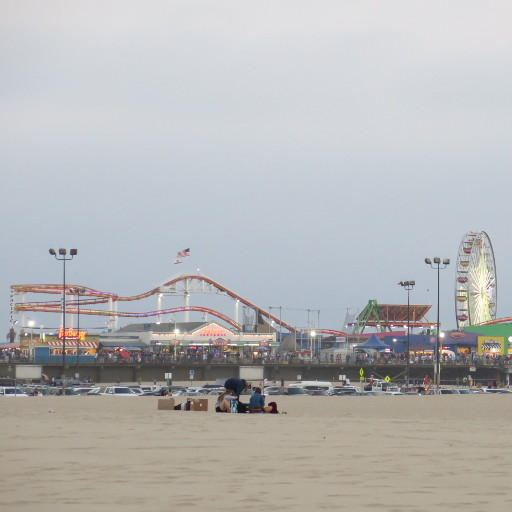
#> input picture Task2/beach.jpg, 512 x 512 px
$ jupyter execute --allow-errors 2024pcr0046_IP_Assignment_2.ipynb   (older library calls are emulated)
#> lines starting #> are read from the running program, lines starting #| are printed output that depends on the picture; after the words box and inside, x2 and y2 are one past the last pixel; in counts of white or black regions, pixels touching at a corner belong together
#**Question 1**

[cell 1]
import cv2
import numpy as np
import matplotlib.pyplot as plt

# Load the image (Make sure beach.jpg is uploaded to Colab)
from google.colab import files
uploaded = files.upload()  # Upload the image manually
#> the answer given: beach.jpg

# Read the image
image = cv2.imread('beach.jpg')
#> image is the input picture: shape (512, 512, 3); mean B, G, R 181.7, 181.3, 181.2
gray = cv2.cvtColor(image, cv2.COLOR_BGR2GRAY)

# Display the grayscale image
plt.figure(figsize=(6,6))
plt.imshow(gray, cmap='gray')
plt.title('Grayscale Image')
plt.axis('off')  # Hide axes
plt.show()

# Compute and display the histogram
plt.figure(figsize=(8,5))
plt.hist(gray.ravel(), bins=256, range=[0,256], color='black')
plt.title('Histogram of Grayscale Image')
plt.xlabel('Pixel Intensity')
plt.ylabel('Frequency')
plt.show()
#> figure, not shown here; tallest bar 8431 high, from x = 214 to 215

# Choose a threshold (e.g., Otsu’s method for automatic thresholding)
threshold_value, binary_image = cv2.threshold(gray, 127, 255, cv2.THRESH_BINARY)
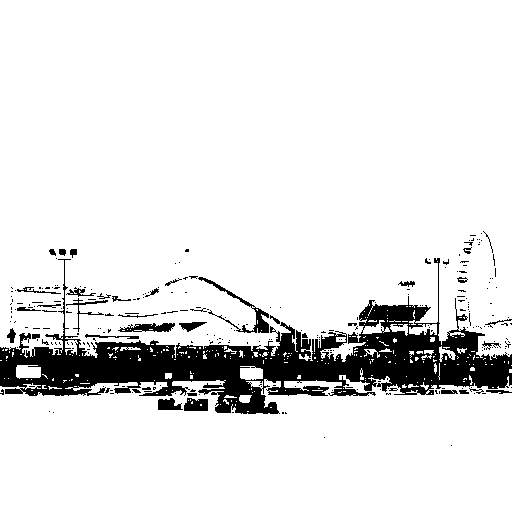
#> binary_image: shape (512, 512); 89.4% white; 272 black regions (233 under 20 px), largest, box (x1, y1, x2, y2) and area: (0, 258, 512, 414) 23966, (198, 277, 269, 333) 559, (118, 323, 175, 332) 332

# Display the binary image
plt.figure(figsize=(6,6))
plt.imshow(binary_image, cmap='gray')
plt.title(f'Binary Image (Threshold = {threshold_value})')
plt.axis('off')  # Hide axes
plt.show()

#**Question 2**

[cell 2]
import cv2
import numpy as np
import matplotlib.pyplot as plt
from google.colab import files

# Upload the image
uploaded = files.upload()
#> the answer given: haze.png

# Load the image and convert it to grayscale
image = cv2.imread('haze.png')
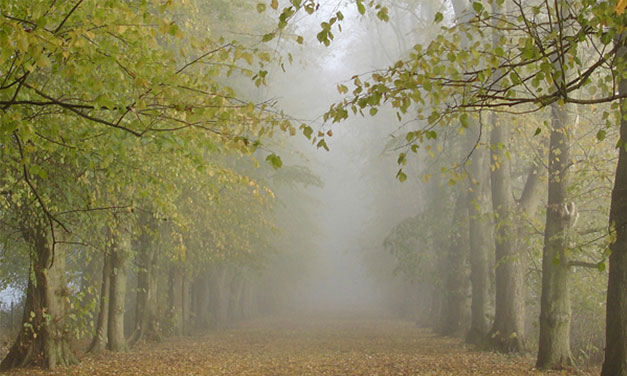
#> input picture Task2/haze.png, 627 x 376 px
#> image is the input picture: shape (376, 627, 3); mean B, G, R 96.6, 131.9, 137.9
gray = cv2.cvtColor(image, cv2.COLOR_BGR2GRAY)
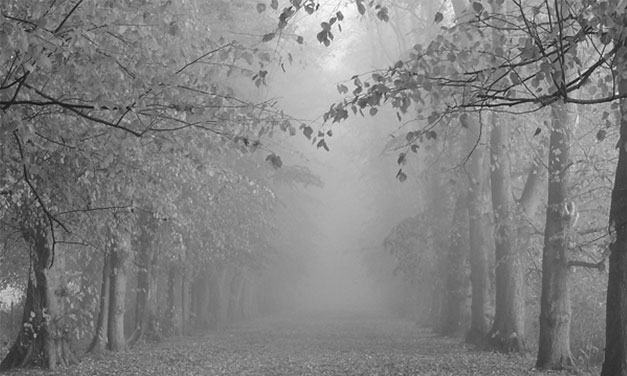
#> gray: shape (376, 627); min 12, max 254, mean 129.7

# Function to plot histogram
def plot_histogram(image, title):
#> called with title = 'Histogram of Original Image'
    plt.figure(figsize=(8,5))
    plt.hist(image.ravel(), bins=256, range=[0,256], color='black')
    plt.title(title)
    plt.xlabel('Pixel Intensity')
    plt.ylabel('Frequency')
    plt.show()
#> figure, not shown here; tallest bar 3785 high, from x = 128 to 129

# Display the grayscale image
plt.figure(figsize=(6,6))
plt.imshow(gray, cmap='gray')
plt.title('Original Grayscale Image')
plt.axis('off')
plt.show()

# Display histogram of the original image
plot_histogram(gray, 'Histogram of Original Image')

# Multiply the image by a positive real number (e.g., 1.5)
multiplied_image = np.clip(gray * 1.5, 0, 255).astype(np.uint8)
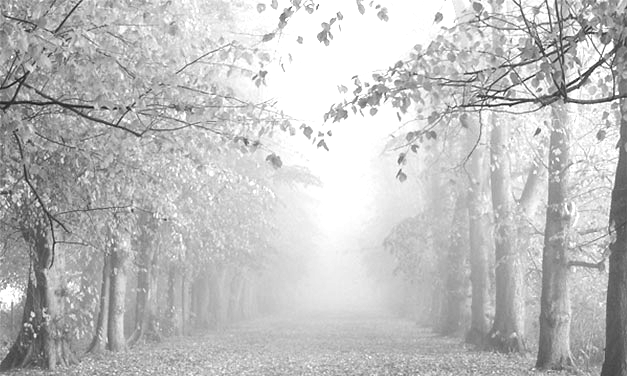
#> multiplied_image: shape (376, 627); min 18, max 255, mean 191.2

# Display multiplied image
plt.figure(figsize=(6,6))
plt.imshow(multiplied_image, cmap='gray')
plt.title('Multiplied Image (1.5x)')
plt.axis('off')
plt.show()

# Display histogram of multiplied image
plot_histogram(multiplied_image, 'Histogram of Multiplied Image')

# Perform Histogram Equalization
equalized_original = cv2.equalizeHist(gray)
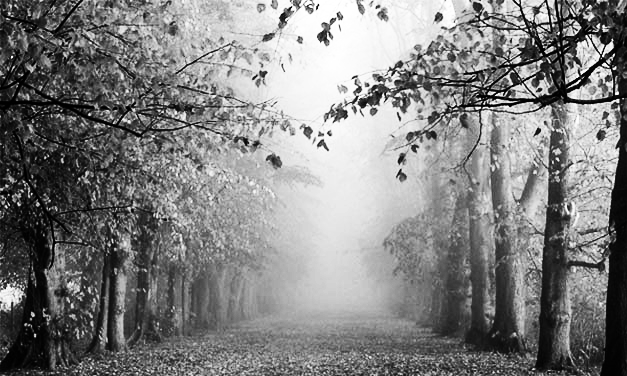
#> equalized_original: shape (376, 627); min 0, max 255, mean 128.7
equalized_multiplied = cv2.equalizeHist(multiplied_image)

# Display the equalized images
plt.figure(figsize=(12,6))

plt.subplot(1,2,1)
plt.imshow(equalized_original, cmap='gray')
plt.title('Histogram Equalized (Original)')
plt.axis('off')

plt.subplot(1,2,2)
plt.imshow(equalized_multiplied, cmap='gray')
plt.title('Histogram Equalized (Multiplied)')
plt.axis('off')

plt.show()

# Display histograms after equalization
plot_histogram(equalized_original, 'Histogram after Equalization (Original)')
plot_histogram(equalized_multiplied, 'Histogram after Equalization (Multiplied)')
#> in plot_histogram (call 4), `plt.show()`:
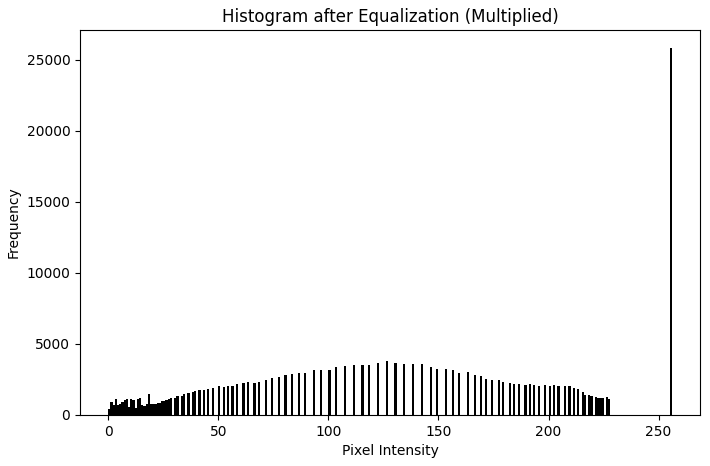
#> figure drawn by matplotlib, 1 panel; tallest bar 25815 high, from x = 255 to 256

#**Question 3**

#> (a cell that did not finish here is left out)

#**Question 4**

[cell 4]
import cv2
import numpy as np
import matplotlib.pyplot as plt
from google.colab import files

# Upload the image
uploaded = files.upload()
#> the answer given: house.jpg

# Load the image and convert it to grayscale
image = cv2.imread('house.jpg')
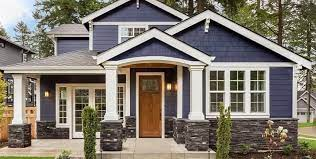
#> input picture Task2/house.jpg, 316 x 159 px
#> image is the input picture: shape (159, 316, 3); mean B, G, R 110.2, 120.6, 127.9
gray = cv2.cvtColor(image, cv2.COLOR_BGR2GRAY)
#> gray: shape (159, 316)

# Compute Sobel gradients
Ix = cv2.Sobel(gray, cv2.CV_64F, 1, 0, ksize=3)  # Gradient in X direction
Iy = cv2.Sobel(gray, cv2.CV_64F, 0, 1, ksize=3)  # Gradient in Y direction
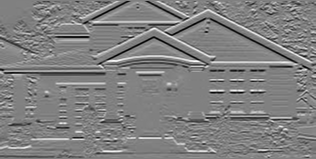
#> Iy: shape (159, 316) float64; min -898, max 883, mean -0.4; drawn with min black and max white

# Compute gradient magnitude
G = np.sqrt(Ix**2 + Iy**2)
G = cv2.convertScaleAbs(G)  # Convert to 8-bit format
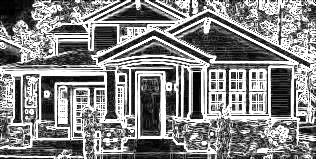
#> G: shape (159, 316); min 0, max 255, mean 133.4

# Perform thresholding on G to get binary edge map
threshold_value = 50  # Adjust based on image contrast
_, binary_edge_map = cv2.threshold(G, threshold_value, 255, cv2.THRESH_BINARY)
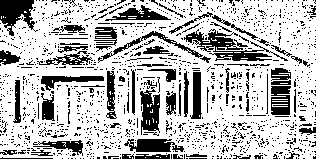
#> binary_edge_map: shape (159, 316); 72.7% white; 1342 black regions (1265 under 20 px), largest, box (x1, y1, x2, y2) and area: (184, 29, 288, 61) 1027, (0, 0, 38, 36) 775, (140, 87, 160, 135) 620

# Function to display images
def show_images(images, titles, figsize=(15, 10)):
#> called with figsize = (15, 10)
    plt.figure(figsize=figsize)
    for i in range(len(images)):
        plt.subplot(3, 2, i + 1)
        plt.imshow(images[i], cmap='gray')
        plt.title(titles[i])
        plt.axis('off')
#> this loop made 5 passes
    plt.show()

# Display all results
show_images(
    [gray, Ix, Iy, G, binary_edge_map],
    ['Original Grayscale Image', 'Gradient Ix', 'Gradient Iy', 'Gradient Magnitude G', 'Binary Edge Map']
)
